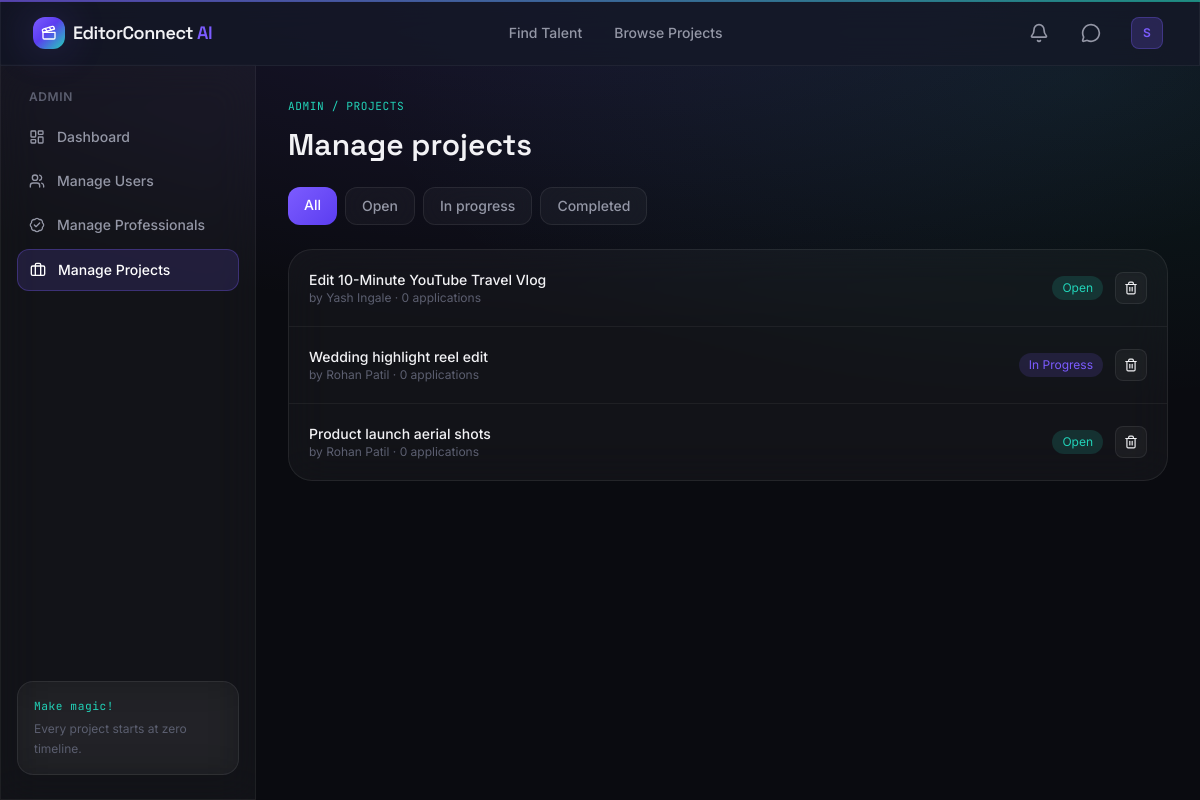
Screenshot of /admin/projects (signed in) with the database file from the repository.
### models/user.py (models this page shows, shortened)
class User(UserMixin, db.Model):
    __tablename__ = "users"
    id = db.Column(db.Integer, primary_key=True)
    name = db.Column(db.String(120), nullable=False)
    email = db.Column(db.String(150), unique=True, nullable=False, index=True)
    phone = db.Column(db.String(30))
    password_hash = db.Column(db.String(255), nullable=False)
    role = db.Column(db.String(20), nullable=False, default="client")
    is_active_account = db.Column(db.Boolean, default=True)
    is_verified = db.Column(db.Boolean, default=False)
    dark_mode = db.Column(db.Boolean, default=True)
    avatar = db.Column(db.String(255), default="default-avatar.png")
    created_at = db.Column(db.DateTime, default=lambda: datetime.now(timezone.utc))
    professional_profile = db.relationship(
        "Professional", backref="user", uselist=False, cascade="all, delete-orphan"
    )
    projects = db.relationship(
        "Project", backref="client", lazy="dynamic", cascade="all, delete-orphan",
        foreign_keys="Project.client_id"
    )
    notifications = db.relationship(
        "Notification", backref="user", lazy="dynamic", cascade="all, delete-orphan"
    )
    @property
    def is_admin(self):
        return self.role == "admin"
    @property
    def is_professional(self):
        return self.role == "professional"
    @property
    def is_client(self):
        return self.role == "client"
    def unread_notification_count(self):
        return self.notifications.filter_by(is_read=False).count()

### models/project.py (models this page shows, shortened)
class Project(db.Model):
    __tablename__ = "projects"
    id = db.Column(db.Integer, primary_key=True)
    client_id = db.Column(db.Integer, db.ForeignKey("users.id"), nullable=False)
    title = db.Column(db.String(150), nullable=False)
    description = db.Column(db.Text, nullable=False)
    category = db.Column(db.String(80), index=True)  # matches PROFESSIONS
    budget = db.Column(db.Float)
    deadline = db.Column(db.Date)
    status = db.Column(db.String(20), default="open", index=True)
    selected_professional_id = db.Column(db.Integer, db.ForeignKey("professionals.id"))
    created_at = db.Column(db.DateTime, default=lambda: datetime.now(timezone.utc))
    updated_at = db.Column(
        db.DateTime, default=lambda: datetime.now(timezone.utc),
        onupdate=lambda: datetime.now(timezone.utc)
    )
    applications = db.relationship(
        "Application", backref="project", lazy="dynamic", cascade="all, delete-orphan"
    )
    selected_professional = db.relationship("Professional", foreign_keys=[selected_professional_id])
    def application_count(self):
        return self.applications.count()

### routes/admin.py (the view)
@admin_bp.route("/admin/projects")
@login_required
@admin_required
def manage_projects():
    status_filter = request.args.get("status", "")
    query = Project.query
    if status_filter:
        query = query.filter_by(status=status_filter)
    projects = query.order_by(Project.created_at.desc()).all()
    return render_template("admin/manage_projects.html", projects=projects, status_filter=status_filter)

### models/user.py (called while the page is built)
@login_manager.user_loader
def load_user(user_id):
    return User.query.get(int(user_id))

### routes/admin.py (called while the page is built)
def admin_required(f):
    @wraps(f)
    def wrapped(*args, **kwargs):
        if not current_user.is_authenticated or not current_user.is_admin:
            flash("Admin access only.", "error")
            return redirect(url_for("main.index"))
        return f(*args, **kwargs)
    return wrapped

### templates/admin/manage_projects.html (shortened to what this page needs)
{% extends "base.html" %}
{% block content %}
<p class="timecode mb-3">ADMIN / PROJECTS</p>
<h1 class="font-display text-3xl font-semibold mb-6">Manage projects</h1>
<div class="flex gap-2 mb-6 flex-wrap">
  <a href="{{ url_for('admin.manage_projects') }}" class="px-4 py-2 rounded-xl text-sm font-medium {% if not status_filter %}btn-gradient text-white{% else %}glass text-ink-muted hover:bg-white/10{% endif %}">All</a>
  <a href="{{ url_for('admin.manage_projects', status='open') }}" class="px-4 py-2 rounded-xl text-sm font-medium {% if status_filter == 'open' %}btn-gradient text-white{% else %}glass text-ink-muted hover:bg-white/10{% endif %}">Open</a>
  <a href="{{ url_for('admin.manage_projects', status='in_progress') }}" class="px-4 py-2 rounded-xl text-sm font-medium {% if status_filter == 'in_progress' %}btn-gradient text-white{% else %}glass text-ink-muted hover:bg-white/10{% endif %}">In progress</a>
  <a href="{{ url_for('admin.manage_projects', status='completed') }}" class="px-4 py-2 rounded-xl text-sm font-medium {% if status_filter == 'completed' %}btn-gradient text-white{% else %}glass text-ink-muted hover:bg-white/10{% endif %}">Completed</a>
</div>
<div class="glass rounded-3xl divide-y divide-white/5 overflow-hidden">
  {% for project in projects %}
  <div class="flex items-center justify-between p-5 gap-4">
    <div class="min-w-0">
      <p class="text-sm font-medium truncate">{{ project.title }}</p>
      <p class="text-xs text-ink-faint">by {{ project.client.name }} &middot; {{ project.application_count() }} applications</p>
    </div>
    <div class="flex items-center gap-3 flex-shrink-0">
      <span class="text-xs px-2.5 py-1 rounded-full
        {% if project.status == 'open' %}bg-teal-glow/15 text-teal-glow
        {% elif project.status == 'in_progress' %}bg-violet-glow/15 text-violet-glow
        {% else %}bg-white/5 text-ink-faint{% endif %}">{{ project.status.replace('_',' ')|title }}</span>
      <form method="POST" action="{{ url_for('admin.delete_project', project_id=project.id) }}" onsubmit="return confirm('Remove this project?');">
        <button type="submit" class="w-8 h-8 rounded-lg glass hover:bg-red-500/20 hover:text-red-400 flex items-center justify-center transition-colors">
          <i data-lucide="trash-2" class="w-3.5 h-3.5"></i>
        </button>
      </form>
    </div>
  </div>
  {% else %}
  <div class="p-12 text-center text-sm text-ink-faint">No projects found.</div>
  {% endfor %}
</div>
{% endblock %}

### templates/partials/navbar.html (shortened to what this page needs)
<nav class="sticky top-0 z-40 glass-strong border-b border-white/5">
  <div class="max-w-7xl mx-auto px-4 sm:px-6 lg:px-8">
    <div class="flex items-center justify-between h-16">
      <a href="{{ url_for('main.index') }}" class="flex items-center gap-2 group">
        <div class="w-8 h-8 rounded-xl bg-grade-gradient flex items-center justify-center shadow-glow">
          <i data-lucide="clapperboard" class="w-4 h-4 text-white"></i>
        </div>
        <span class="font-display font-semibold text-lg tracking-tight">EditorConnect <span class="text-violet-glow">AI</span></span>
      </a>
      <div class="hidden md:flex items-center gap-8 text-sm font-medium text-ink-muted">
        <a href="{{ url_for('main.professionals') }}" class="hover:text-ink transition-colors">Find Talent</a>
        <a href="{{ url_for('main.projects') }}" class="hover:text-ink transition-colors">Browse Projects</a>
      </div>
      <div class="flex items-center gap-3">
        {% if current_user.is_authenticated %}
          <a href="{{ url_for('notifications.index') }}" class="relative w-10 h-10 rounded-xl flex items-center justify-center hover:bg-white/5 transition-colors">
            <i data-lucide="bell" class="w-5 h-5 text-ink-muted"></i>
          </a>
          <a href="{{ url_for('messages.conversations') }}" class="w-10 h-10 rounded-xl flex items-center justify-center hover:bg-white/5 transition-colors">
            <i data-lucide="message-circle" class="w-5 h-5 text-ink-muted"></i>
          </a>
          <div class="relative group">
            <button class="flex items-center gap-2 pl-2 pr-1 py-1 rounded-xl hover:bg-white/5 transition-colors">
              <div class="w-8 h-8 rounded-lg bg-violet-glow/20 border border-violet-glow/30 flex items-center justify-center text-xs font-semibold text-violet-glow">
                {{ current_user.name[0]|upper }}
              </div>
            </button>
          </div>
        {% else %}
          <a href="{{ url_for('auth.login') }}" class="px-4 py-2 text-sm font-medium text-ink-muted hover:text-ink transition-colors">Log in</a>
          <a href="{{ url_for('auth.register') }}" class="px-4 py-2 text-sm font-medium rounded-xl btn-gradient text-white shadow-glow">Get Started</a>
        {% endif %}
      </div>
    </div>
  </div>
</nav>

### static/css/style.css (style rules this page uses)
body { background-image: radial-gradient(ellipse 80% 50% at 50% -10%, rgba(124,92,255,0.15), transparent), radial-gradient(ellipse 60% 40% at 90% 10%, rgba(34,211,184,0.08), transparent); background-attachment: fixed; }
.glass { background: rgba(255,255,255,0.035); backdrop-filter: blur(20px); -webkit-backdrop-filter: blur(20px); border: 1px solid rgba(255,255,255,0.08); }
.glass-strong { background: rgba(21,24,39,0.75); backdrop-filter: blur(24px); -webkit-backdrop-filter: blur(24px); border: 1px solid rgba(255,255,255,0.1); }
.btn-gradient { background-image: linear-gradient(135deg, #7C5CFF 0%, #5B3DF0 100%); transition: filter 0.2s ease, transform 0.2s ease; }
.timecode { font-family: 'JetBrains Mono', monospace; letter-spacing: 0.05em; color: #22D3B8; font-size: 0.7rem; }
a, button { outline-color: #7C5CFF; }

### rows the page displays
User: name "S"
Project: title "Edit 10-Minute YouTube Travel Vlog", client.name "Yash Ingale", application_count "0", status.replace "Open"
Project: title "Wedding highlight reel edit", client.name "Rohan Patil", application_count "0", status.replace "In Progress"
Project: title "Product launch aerial shots", client.name "Rohan Patil", application_count "0", status.replace "Open"

### other values shown
{{ label }} "Dashboard Manage Users Manage Professionals Manage Projects"
